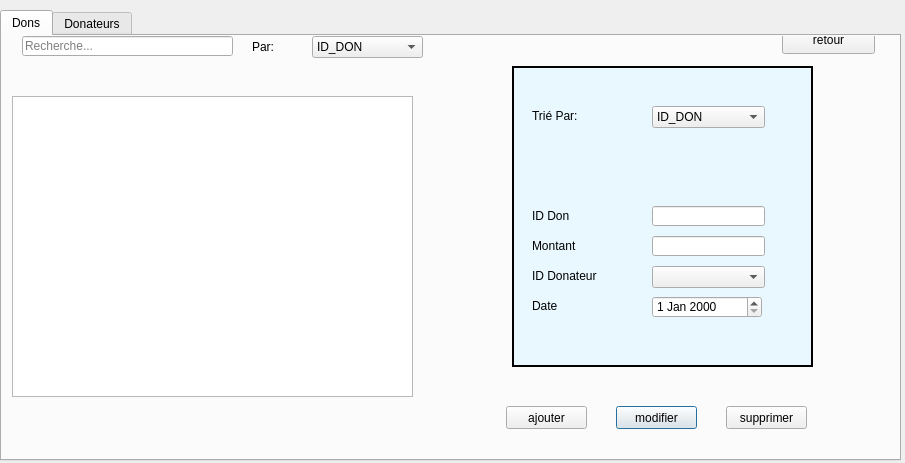
<?xml version="1.0" encoding="UTF-8"?>
<ui version="4.0">
 <class>Don</class>
 <widget class="QDialog" name="Don">
  <property name="geometry">
   <rect>
    <x>0</x>
    <y>0</y>
    <width>905</width>
    <height>463</height>
   </rect>
  </property>
  <property name="windowTitle">
   <string>Don</string>
  </property>
  <widget class="QTabWidget" name="tabWidget">
   <property name="geometry">
    <rect>
     <x>0</x>
     <y>10</y>
     <width>901</width>
     <height>451</height>
    </rect>
   </property>
   <property name="currentIndex">
    <number>0</number>
   </property>
   <widget class="QWidget" name="tab">
    <attribute name="title">
     <string>Dons</string>
    </attribute>
    <widget class="QComboBox" name="ID_DONATEUR">
     <property name="geometry">
      <rect>
       <x>650</x>
       <y>230</y>
       <width>113</width>
       <height>22</height>
      </rect>
     </property>
    </widget>
    <widget class="QLineEdit" name="MONTANT_DON">
     <property name="geometry">
      <rect>
       <x>650</x>
       <y>200</y>
       <width>113</width>
       <height>20</height>
      </rect>
     </property>
    </widget>
    <widget class="QLabel" name="label_2">
     <property name="geometry">
      <rect>
       <x>530</x>
       <y>260</y>
       <width>101</width>
       <height>20</height>
      </rect>
     </property>
     <property name="frameShape">
      <enum>QFrame::NoFrame</enum>
     </property>
     <property name="frameShadow">
      <enum>QFrame::Raised</enum>
     </property>
     <property name="text">
      <string>Date</string>
     </property>
     <property name="wordWrap">
      <bool>false</bool>
     </property>
    </widget>
    <widget class="QLabel" name="label">
     <property name="geometry">
      <rect>
       <x>530</x>
       <y>230</y>
       <width>101</width>
       <height>20</height>
      </rect>
     </property>
     <property name="frameShape">
      <enum>QFrame::NoFrame</enum>
     </property>
     <property name="frameShadow">
      <enum>QFrame::Raised</enum>
     </property>
     <property name="text">
      <string>ID Donateur</string>
     </property>
     <property name="wordWrap">
      <bool>false</bool>
     </property>
    </widget>
    <widget class="QTableView" name="data">
     <property name="geometry">
      <rect>
       <x>10</x>
       <y>60</y>
       <width>401</width>
       <height>301</height>
      </rect>
     </property>
    </widget>
    <widget class="QLabel" name="label_3">
     <property name="geometry">
      <rect>
       <x>530</x>
       <y>170</y>
       <width>101</width>
       <height>20</height>
      </rect>
     </property>
     <property name="frameShape">
      <enum>QFrame::NoFrame</enum>
     </property>
     <property name="frameShadow">
      <enum>QFrame::Raised</enum>
     </property>
     <property name="text">
      <string>ID Don</string>
     </property>
     <property name="wordWrap">
      <bool>false</bool>
     </property>
    </widget>
    <widget class="QLabel" name="label_5">
     <property name="geometry">
      <rect>
       <x>250</x>
       <y>0</y>
       <width>47</width>
       <height>21</height>
      </rect>
     </property>
     <property name="text">
      <string>Par:</string>
     </property>
    </widget>
    <widget class="QPushButton" name="pb_supprimer_3">
     <property name="geometry">
      <rect>
       <x>614</x>
       <y>370</y>
       <width>81</width>
       <height>23</height>
      </rect>
     </property>
     <property name="text">
      <string>modifier</string>
     </property>
    </widget>
    <widget class="QComboBox" name="comboBox">
     <property name="geometry">
      <rect>
       <x>310</x>
       <y>0</y>
       <width>111</width>
       <height>22</height>
      </rect>
     </property>
     <property name="editable">
      <bool>false</bool>
     </property>
     <property name="currentIndex">
      <number>0</number>
     </property>
     <property name="insertPolicy">
      <enum>QComboBox::NoInsert</enum>
     </property>
     <property name="sizeAdjustPolicy">
      <enum>QComboBox::AdjustToContentsOnFirstShow</enum>
     </property>
     <property name="frame">
      <bool>true</bool>
     </property>
     <item>
      <property name="text">
       <string>ID_DON</string>
      </property>
     </item>
     <item>
      <property name="text">
       <string>MONTANT_DON</string>
      </property>
     </item>
     <item>
      <property name="text">
       <string>ID_DONATEUR</string>
      </property>
     </item>
    </widget>
    <widget class="QPushButton" name="pb_ajouter">
     <property name="geometry">
      <rect>
       <x>504</x>
       <y>370</y>
       <width>81</width>
       <height>23</height>
      </rect>
     </property>
     <property name="text">
      <string>ajouter</string>
     </property>
    </widget>
    <widget class="QLineEdit" name="ID_DON">
     <property name="geometry">
      <rect>
       <x>650</x>
       <y>170</y>
       <width>113</width>
       <height>20</height>
      </rect>
     </property>
    </widget>
    <widget class="QFrame" name="frame">
     <property name="geometry">
      <rect>
       <x>510</x>
       <y>30</y>
       <width>301</width>
       <height>301</height>
      </rect>
     </property>
     <property name="styleSheet">
      <string notr="true">background-color:rgb(233,248,255);</string>
     </property>
     <property name="frameShape">
      <enum>QFrame::Box</enum>
     </property>
     <property name="frameShadow">
      <enum>QFrame::Plain</enum>
     </property>
     <property name="lineWidth">
      <number>2</number>
     </property>
     <property name="midLineWidth">
      <number>0</number>
     </property>
     <widget class="QLabel" name="label_17">
      <property name="geometry">
       <rect>
        <x>20</x>
        <y>40</y>
        <width>131</width>
        <height>20</height>
       </rect>
      </property>
      <property name="text">
       <string>Trié Par:</string>
      </property>
     </widget>
    </widget>
    <widget class="QLineEdit" name="lineEdit_id_6">
     <property name="geometry">
      <rect>
       <x>20</x>
       <y>0</y>
       <width>211</width>
       <height>20</height>
      </rect>
     </property>
     <property name="inputMethodHints">
      <set>Qt::ImhNoPredictiveText</set>
     </property>
     <property name="placeholderText">
      <string>Recherche...</string>
     </property>
     <property name="clearButtonEnabled">
      <bool>true</bool>
     </property>
    </widget>
    <widget class="QPushButton" name="pb_supprimer_4">
     <property name="geometry">
      <rect>
       <x>724</x>
       <y>370</y>
       <width>81</width>
       <height>23</height>
      </rect>
     </property>
     <property name="text">
      <string>supprimer</string>
     </property>
    </widget>
    <widget class="QDateEdit" name="DATE">
     <property name="geometry">
      <rect>
       <x>650</x>
       <y>260</y>
       <width>110</width>
       <height>22</height>
      </rect>
     </property>
    </widget>
    <widget class="QComboBox" name="ID_DONATEUR_2">
     <property name="geometry">
      <rect>
       <x>650</x>
       <y>70</y>
       <width>113</width>
       <height>22</height>
      </rect>
     </property>
     <item>
      <property name="text">
       <string>ID_DON</string>
      </property>
     </item>
     <item>
      <property name="text">
       <string>MONTANT_DON</string>
      </property>
     </item>
     <item>
      <property name="text">
       <string>ID_DONATEUR</string>
      </property>
     </item>
    </widget>
    <widget class="QLabel" name="label_4">
     <property name="geometry">
      <rect>
       <x>530</x>
       <y>200</y>
       <width>101</width>
       <height>20</height>
      </rect>
     </property>
     <property name="frameShape">
      <enum>QFrame::NoFrame</enum>
     </property>
     <property name="frameShadow">
      <enum>QFrame::Raised</enum>
     </property>
     <property name="text">
      <string>Montant</string>
     </property>
     <property name="wordWrap">
      <bool>false</bool>
     </property>
    </widget>
    <widget class="QPushButton" name="pushButton">
     <property name="geometry">
      <rect>
       <x>780</x>
       <y>-10</y>
       <width>93</width>
       <height>28</height>
      </rect>
     </property>
     <property name="text">
      <string>retour</string>
     </property>
    </widget>
    <zorder>frame</zorder>
    <zorder>ID_DONATEUR</zorder>
    <zorder>MONTANT_DON</zorder>
    <zorder>label_2</zorder>
    <zorder>label</zorder>
    <zorder>data</zorder>
    <zorder>label_3</zorder>
    <zorder>label_5</zorder>
    <zorder>pb_supprimer_3</zorder>
    <zorder>comboBox</zorder>
    <zorder>pb_ajouter</zorder>
    <zorder>ID_DON</zorder>
    <zorder>lineEdit_id_6</zorder>
    <zorder>pb_supprimer_4</zorder>
    <zorder>DATE</zorder>
    <zorder>ID_DONATEUR_2</zorder>
    <zorder>label_4</zorder>
    <zorder>pushButton</zorder>
   </widget>
   <widget class="QWidget" name="tab_2">
    <attribute name="title">
     <string>Donateurs</string>
    </attribute>
    <widget class="QComboBox" name="REF">
     <property name="geometry">
      <rect>
       <x>650</x>
       <y>230</y>
       <width>113</width>
       <height>22</height>
      </rect>
     </property>
    </widget>
    <widget class="QLineEdit" name="PRENOM">
     <property name="geometry">
      <rect>
       <x>650</x>
       <y>200</y>
       <width>113</width>
       <height>20</height>
      </rect>
     </property>
    </widget>
    <widget class="QLabel" name="label_6">
     <property name="geometry">
      <rect>
       <x>530</x>
       <y>260</y>
       <width>101</width>
       <height>20</height>
      </rect>
     </property>
     <property name="frameShape">
      <enum>QFrame::NoFrame</enum>
     </property>
     <property name="frameShadow">
      <enum>QFrame::Raised</enum>
     </property>
     <property name="text">
      <string>Montant</string>
     </property>
     <property name="wordWrap">
      <bool>false</bool>
     </property>
    </widget>
    <widget class="QLabel" name="label_7">
     <property name="geometry">
      <rect>
       <x>530</x>
       <y>230</y>
       <width>101</width>
       <height>20</height>
      </rect>
     </property>
     <property name="frameShape">
      <enum>QFrame::NoFrame</enum>
     </property>
     <property name="frameShadow">
      <enum>QFrame::Raised</enum>
     </property>
     <property name="text">
      <string>Ref_Don</string>
     </property>
     <property name="wordWrap">
      <bool>false</bool>
     </property>
    </widget>
    <widget class="QTableView" name="data_2">
     <property name="geometry">
      <rect>
       <x>10</x>
       <y>60</y>
       <width>401</width>
       <height>301</height>
      </rect>
     </property>
    </widget>
    <widget class="QLabel" name="label_8">
     <property name="geometry">
      <rect>
       <x>530</x>
       <y>170</y>
       <width>101</width>
       <height>20</height>
      </rect>
     </property>
     <property name="frameShape">
      <enum>QFrame::NoFrame</enum>
     </property>
     <property name="frameShadow">
      <enum>QFrame::Raised</enum>
     </property>
     <property name="text">
      <string>Nom</string>
     </property>
     <property name="wordWrap">
      <bool>false</bool>
     </property>
    </widget>
    <widget class="QLabel" name="label_9">
     <property name="geometry">
      <rect>
       <x>250</x>
       <y>0</y>
       <width>47</width>
       <height>21</height>
      </rect>
     </property>
     <property name="text">
      <string>Par:</string>
     </property>
    </widget>
    <widget class="QPushButton" name="pb_supprimer_5">
     <property name="geometry">
      <rect>
       <x>614</x>
       <y>370</y>
       <width>81</width>
       <height>23</height>
      </rect>
     </property>
     <property name="text">
      <string>modifier</string>
     </property>
    </widget>
    <widget class="QComboBox" name="comboBox_2">
     <property name="geometry">
      <rect>
       <x>310</x>
       <y>0</y>
       <width>111</width>
       <height>22</height>
      </rect>
     </property>
     <property name="editable">
      <bool>false</bool>
     </property>
     <property name="currentIndex">
      <number>0</number>
     </property>
     <property name="insertPolicy">
      <enum>QComboBox::NoInsert</enum>
     </property>
     <property name="sizeAdjustPolicy">
      <enum>QComboBox::AdjustToContentsOnFirstShow</enum>
     </property>
     <property name="frame">
      <bool>true</bool>
     </property>
     <item>
      <property name="text">
       <string>ID</string>
      </property>
     </item>
     <item>
      <property name="text">
       <string>NOM</string>
      </property>
     </item>
     <item>
      <property name="text">
       <string>PRENOM</string>
      </property>
     </item>
     <item>
      <property name="text">
       <string>REF_DON</string>
      </property>
     </item>
     <item>
      <property name="text">
       <string>MONTANT</string>
      </property>
     </item>
    </widget>
    <widget class="QPushButton" name="pb_ajouter_2">
     <property name="geometry">
      <rect>
       <x>504</x>
       <y>370</y>
       <width>81</width>
       <height>23</height>
      </rect>
     </property>
     <property name="text">
      <string>ajouter</string>
     </property>
    </widget>
    <widget class="QLineEdit" name="NOM">
     <property name="geometry">
      <rect>
       <x>650</x>
       <y>170</y>
       <width>113</width>
       <height>20</height>
      </rect>
     </property>
    </widget>
    <widget class="QFrame" name="frame_2">
     <property name="geometry">
      <rect>
       <x>510</x>
       <y>30</y>
       <width>301</width>
       <height>301</height>
      </rect>
     </property>
     <property name="styleSheet">
      <string notr="true">background-color:rgb(233,248,255);</string>
     </property>
     <property name="frameShape">
      <enum>QFrame::Box</enum>
     </property>
     <property name="frameShadow">
      <enum>QFrame::Plain</enum>
     </property>
     <property name="lineWidth">
      <number>2</number>
     </property>
     <property name="midLineWidth">
      <number>0</number>
     </property>
     <widget class="QLabel" name="label_18">
      <property name="geometry">
       <rect>
        <x>20</x>
        <y>40</y>
        <width>131</width>
        <height>20</height>
       </rect>
      </property>
      <property name="text">
       <string>Trié Par:</string>
      </property>
     </widget>
    </widget>
    <widget class="QLineEdit" name="lineEdit_id_7">
     <property name="geometry">
      <rect>
       <x>20</x>
       <y>0</y>
       <width>211</width>
       <height>20</height>
      </rect>
     </property>
     <property name="inputMethodHints">
      <set>Qt::ImhNoPredictiveText</set>
     </property>
     <property name="placeholderText">
      <string>Recherche...</string>
     </property>
     <property name="clearButtonEnabled">
      <bool>true</bool>
     </property>
    </widget>
    <widget class="QPushButton" name="pb_supprimer_6">
     <property name="geometry">
      <rect>
       <x>724</x>
       <y>370</y>
       <width>81</width>
       <height>23</height>
      </rect>
     </property>
     <property name="text">
      <string>supprimer</string>
     </property>
    </widget>
    <widget class="QComboBox" name="ID_DONATEUR_4">
     <property name="geometry">
      <rect>
       <x>650</x>
       <y>70</y>
       <width>113</width>
       <height>22</height>
      </rect>
     </property>
     <item>
      <property name="text">
       <string>ID</string>
      </property>
     </item>
     <item>
      <property name="text">
       <string>NOM</string>
      </property>
     </item>
     <item>
      <property name="text">
       <string>PRENOM</string>
      </property>
     </item>
     <item>
      <property name="text">
       <string>REF_DON</string>
      </property>
     </item>
     <item>
      <property name="text">
       <string>MONTANT</string>
      </property>
     </item>
    </widget>
    <widget class="QLabel" name="label_10">
     <property name="geometry">
      <rect>
       <x>530</x>
       <y>200</y>
       <width>101</width>
       <height>20</height>
      </rect>
     </property>
     <property name="frameShape">
      <enum>QFrame::NoFrame</enum>
     </property>
     <property name="frameShadow">
      <enum>QFrame::Raised</enum>
     </property>
     <property name="text">
      <string>Prenom</string>
     </property>
     <property name="wordWrap">
      <bool>false</bool>
     </property>
    </widget>
    <widget class="QLabel" name="label_11">
     <property name="geometry">
      <rect>
       <x>530</x>
       <y>140</y>
       <width>101</width>
       <height>20</height>
      </rect>
     </property>
     <property name="frameShape">
      <enum>QFrame::NoFrame</enum>
     </property>
     <property name="frameShadow">
      <enum>QFrame::Raised</enum>
     </property>
     <property name="text">
      <string>ID Donateur</string>
     </property>
     <property name="wordWrap">
      <bool>false</bool>
     </property>
    </widget>
    <widget class="QLineEdit" name="ID_DONATEUR_3">
     <property name="geometry">
      <rect>
       <x>650</x>
       <y>140</y>
       <width>113</width>
       <height>20</height>
      </rect>
     </property>
    </widget>
    <widget class="QLineEdit" name="MONTANT">
     <property name="geometry">
      <rect>
       <x>650</x>
       <y>260</y>
       <width>113</width>
       <height>20</height>
      </rect>
     </property>
    </widget>
    <zorder>frame_2</zorder>
    <zorder>REF</zorder>
    <zorder>PRENOM</zorder>
    <zorder>label_6</zorder>
    <zorder>label_7</zorder>
    <zorder>data_2</zorder>
    <zorder>label_8</zorder>
    <zorder>label_9</zorder>
    <zorder>pb_supprimer_5</zorder>
    <zorder>comboBox_2</zorder>
    <zorder>pb_ajouter_2</zorder>
    <zorder>NOM</zorder>
    <zorder>lineEdit_id_7</zorder>
    <zorder>pb_supprimer_6</zorder>
    <zorder>ID_DONATEUR_4</zorder>
    <zorder>label_10</zorder>
    <zorder>label_11</zorder>
    <zorder>ID_DONATEUR_3</zorder>
    <zorder>MONTANT</zorder>
   </widget>
  </widget>
 </widget>
 <resources/>
 <connections/>
</ui>
